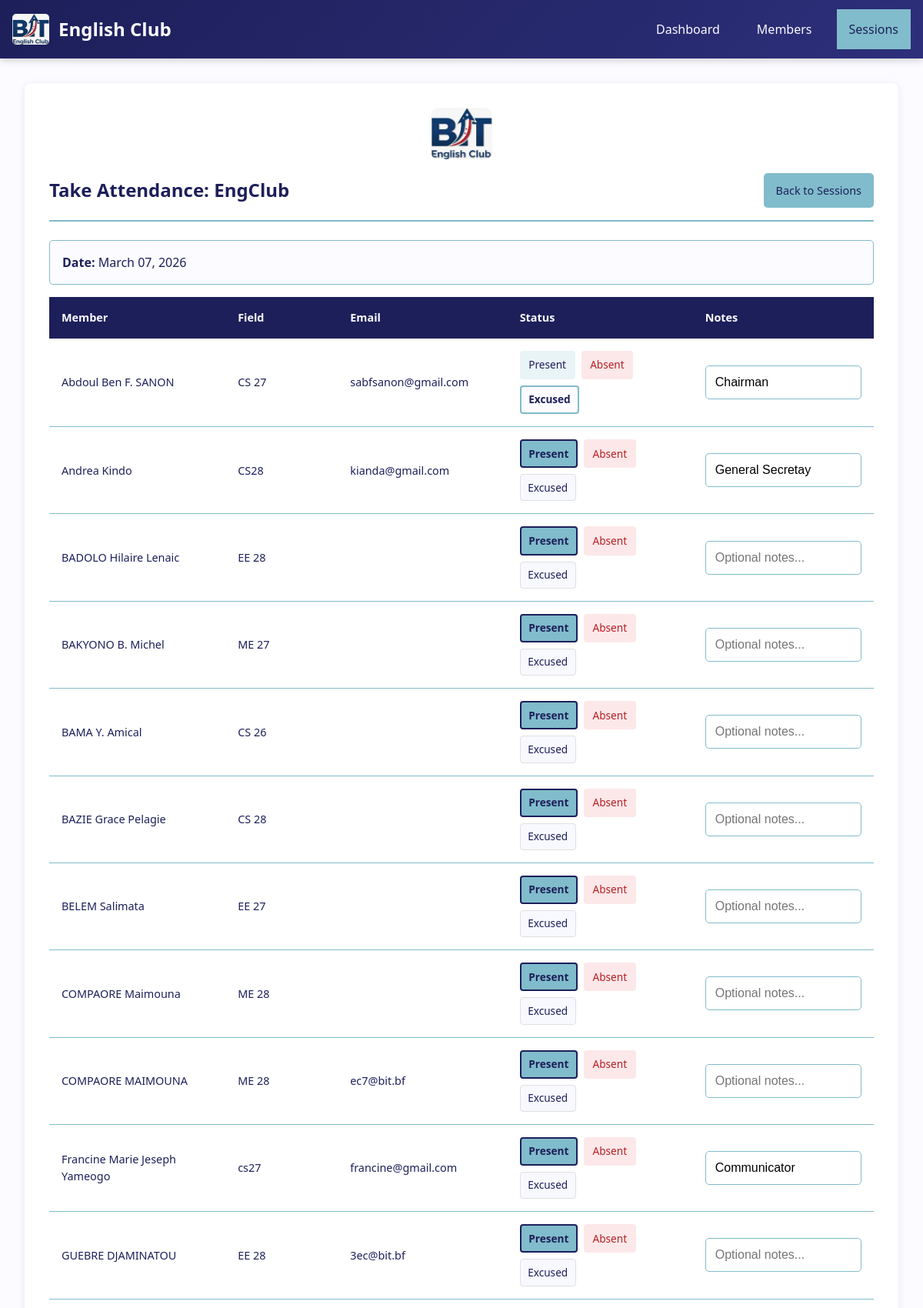
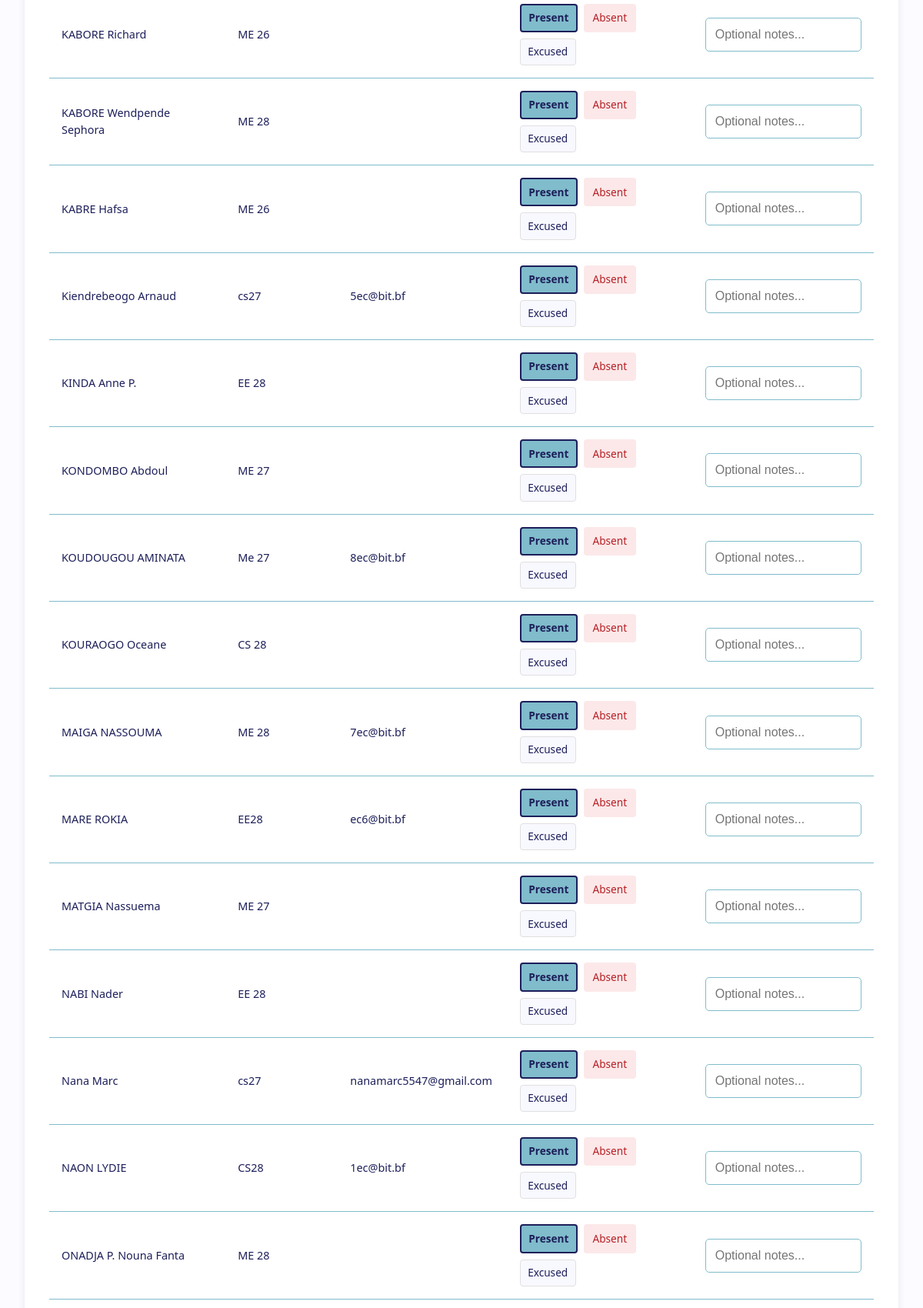
The page /?page=sessions&action=take&id=1 (upper part) on the database its author committed (2 pictures, top to bottom).
### tables this page shows
CREATE TABLE `attendance_sessions` (
  `id` int NOT NULL AUTO_INCREMENT,
  `session_date` date NOT NULL,
  `session_name` varchar(100) NOT NULL,
  `created_at` timestamp NULL DEFAULT CURRENT_TIMESTAMP,
  `session_time` time DEFAULT NULL,
  `session_team` varchar(100) DEFAULT NULL,
  PRIMARY KEY (`id`)
);

CREATE TABLE `members` (
  `id` int NOT NULL AUTO_INCREMENT,
  `name` varchar(100) NOT NULL,
  `field` varchar(100) NOT NULL,
  `phone` varchar(20) NOT NULL,
  `email` varchar(100) DEFAULT NULL,
  `created_at` timestamp NULL DEFAULT CURRENT_TIMESTAMP,
  `updated_at` timestamp NULL DEFAULT CURRENT_TIMESTAMP ON UPDATE CURRENT_TIMESTAMP,
  PRIMARY KEY (`id`),
  UNIQUE KEY `email` (`email`)
);

CREATE TABLE `attendance_records` (
  `id` int NOT NULL AUTO_INCREMENT,
  `session_id` int NOT NULL,
  `member_id` int NOT NULL,
  `status` enum('present','absent','excused') DEFAULT 'present',
  `notes` text,
  PRIMARY KEY (`id`),
  UNIQUE KEY `unique_session_member` (`session_id`,`member_id`),
  KEY `member_id` (`member_id`),
  CONSTRAINT `attendance_records_ibfk_1` FOREIGN KEY (`session_id`) REFERENCES `attendance_sessions` (`id`) ON DELETE CASCADE,
  CONSTRAINT `attendance_records_ibfk_2` FOREIGN KEY (`member_id`) REFERENCES `members` (`id`) ON DELETE CASCADE
);

### controllers/AttendanceController.php (called while the page is built, shortened)
<?php
require_once __DIR__ . '/../models/AttendanceSession.php';
require_once __DIR__ . '/../models/AttendanceRecord.php';
require_once __DIR__ . '/../models/Member.php';
class AttendanceController {
    private $sessionModel;
    private $recordModel;
    private $memberModel;
    public function __construct() {
        $this->sessionModel = new AttendanceSession();
        $this->recordModel = new AttendanceRecord();
        $this->memberModel = new Member();
    }
    public function takeAttendance($sessionId) {
        $session = $this->sessionModel->getById($sessionId);
        $members = $this->memberModel->getAll();
        $records = $this->recordModel->getBySession($sessionId);
        $attendanceRecords = [];
        foreach ($records as $record) {
            $attendanceRecords[$record['member_id']] = $record;
        }
        return [
            'view' => 'views/sessions/take_attendance.php',
            'data' => [
                'session' => $session,
                'members' => $members,
                'attendanceRecords' => $attendanceRecords
            ]
        ];
    }
}

### config/database.php (called while the page is built, shortened)
<?php
class Database {
    private static $instance = null;
    private $connection;
    private $host = 'localhost';
    private $dbname = 'english_club';
    private $username = 'root';
    private $password = 'sabf2005';
    private $charset = 'utf8mb4';
    private function __construct() {
        $dsn = "mysql:host={$this->host};dbname={$this->dbname};charset={$this->charset}";
        $options = [
            PDO::ATTR_ERRMODE => PDO::ERRMODE_EXCEPTION,
            PDO::ATTR_DEFAULT_FETCH_MODE => PDO::FETCH_ASSOC,
            PDO::ATTR_EMULATE_PREPARES => false,
            PDO::ATTR_PERSISTENT => true,
        ];
        try {
            $this->connection = new PDO($dsn, $this->username, $this->password, $options);
        } catch (PDOException $e) {
            throw new PDOException("Database connection failed: " . $e->getMessage(), (int)$e->getCode());
        }
    }
    public static function getInstance() {
        if (self::$instance === null) {
            self::$instance = new self();
        }
        return self::$instance;
    }
    public function query($sql, $params = []) {
        try {
            $stmt = $this->connection->prepare($sql);
            $stmt->execute($params);
            return $stmt;
        } catch (PDOException $e) {
            throw new PDOException("Query failed: " . $e->getMessage(), (int)$e->getCode());
        }
    }
}

### models/AttendanceSession.php (called while the page is built, shortened)
<?php
require_once __DIR__ . '/../config/database.php';
class AttendanceSession {
    private $db;
    public function __construct() {
        $this->db = Database::getInstance();
    }
    public function getById($id) {
        $sql = "SELECT * FROM attendance_sessions WHERE id = ?";
        $stmt = $this->db->query($sql, [$id]);
        return $stmt->fetch();
    }
}

### models/Member.php (called while the page is built, shortened)
<?php
require_once __DIR__ . '/../config/database.php';
class Member {
    private $db;
    public function __construct() {
        $this->db = Database::getInstance();
    }
    public function getAll() {
        $sql = "SELECT * FROM members ORDER BY name ASC";
        $stmt = $this->db->query($sql);
        return $stmt->fetchAll();
    }
}

### models/AttendanceRecord.php (called while the page is built, shortened)
<?php
require_once __DIR__ . '/../config/database.php';
class AttendanceRecord {
    private $db;
    public function __construct() {
        $this->db = Database::getInstance();
    }
    public function getBySession($sessionId) {
        $sql = "SELECT
                    ar.*,
                    m.name,
                    m.field,
                    m.phone,
                    m.email
                FROM attendance_records ar
                JOIN members m ON ar.member_id = m.id
                WHERE ar.session_id = ?
                ORDER BY m.name ASC";
        $stmt = $this->db->query($sql, [$sessionId]);
        return $stmt->fetchAll();
    }
}

### views/sessions/take_attendance.php (the view, shortened to what this page needs)
<div class="card">
    <div class="take-attendance-logo">
        <img src="assets/logo_bit_en.jpg" alt="English Club Logo">
    </div>
    <div class="card-header">
        <h2 class="card-title">Take Attendance: <?= htmlspecialchars($session['session_name'] ?? '') ?></h2>
        <a href="?page=sessions" class="btn btn-secondary">Back to Sessions</a>
    </div>
    <div class="session-info">
        <strong>Date:</strong> <?= htmlspecialchars(date('F d, Y', strtotime($session['session_date'] ?? 'now'))) ?>
    </div>
    <?php if (empty($members)): ?>
        <div class="empty-state">
            <div class="empty-state-title">No Members Found</div>
            <div class="empty-state-description">
                You need to add members before you can take attendance. Create your first member to get started.
            </div>
            <div class="empty-state-action">
                <a href="?page=members&action=create" class="btn btn-primary">Add Members</a>
            </div>
        </div>
    <?php else: ?>
        <form method="POST" action="?page=sessions&action=save&id=<?= $session['id'] ?? 0 ?>" class="attendance-form">
            <div class="table-responsive">
                <table>
                    <thead>
                        <tr>
                            <th>Member</th>
                            <th>Field</th>
                            <th>Email</th>
                            <th>Status</th>
                            <th>Notes</th>
                        </tr>
                    </thead>
                    <tbody>
                        <?php foreach ($members as $member):
                            $existingRecord = $attendanceRecords[$member['id']] ?? null;
                        ?>
                            <tr>
                                <td><?= htmlspecialchars($member['name'] ?? '') ?></td>
                                <td><?= htmlspecialchars($member['field'] ?? '') ?></td>
                                <td><?= htmlspecialchars($member['email'] ?? '') ?></td>
                                <td>
                                    <div class="status-checkboxes">
                                        <label class="status-checkbox status-present">
                                            <span>Present</span>
                                        </label>
                                        <label class="status-checkbox status-absent">
                                            <span>Absent</span>
                                        </label>
                                        <label class="status-checkbox status-excused">
                                            <span>Excused</span>
                                        </label>
                                    </div>
                                </td>
                                <td>
                                    <input type="text"
                                           name="attendance[<?= $member['id'] ?>][notes]"
                                           class="form-control"
                                           placeholder="Optional notes..."
                                           value="<?= htmlspecialchars($existingRecord['notes'] ?? '') ?>">
                                </td>
                            </tr>
                        <?php endforeach; ?>
                    </tbody>
                </table>
            </div>
        </form>
    <?php endif; ?>
</div>

### assets/css/style.css (style rules this page uses)
*, *::before, *::after { box-sizing: border-box; }
body { font-family: 'Segoe UI', Tahoma, Geneva, Verdana, sans-serif; background-color: #FCFBFF; margin: 0; padding: 0; line-height: 1.5; color: #1D1F5A; }
.card { background: white; border-radius: 8px; box-shadow: 0 2px 10px rgba(29, 31, 90, 0.1); padding: 1rem; margin-bottom: 1rem; width: 100%; }
.card-header { display: flex; flex-direction: column; gap: 0.75rem; margin-bottom: 1rem; padding-bottom: 0.75rem; border-bottom: 2px solid #80BCCB; align-items: flex-start; }
.card-title { font-size: 1.25rem; color: #1D1F5A; margin: 0; }
.btn { padding: 0.75rem 1rem; border: none; border-radius: 5px; cursor: pointer; font-size: 0.9rem; text-decoration: none; display: inline-flex; align-items: center; justify-content: center; transition: all 0.3s; min-height: 44px; min-width: 44px; box-sizing: border-box; }
.btn-secondary { background: #80BCCB; color: #1D1F5A; }
.form-control { width: 100%; padding: 0.75rem; border: 1px solid #80BCCB; border-radius: 5px; font-size: 1rem; min-height: 44px; box-sizing: border-box; }
.table-responsive { overflow-x: auto; -webkit-overflow-scrolling: touch; margin: 0 -1rem; padding: 0 1rem; }
table { width: 100%; border-collapse: collapse; min-width: 600px; }
table th { background: #1D1F5A; color: #FCFBFF; padding: 0.75rem; text-align: left; font-size: 0.85rem; white-space: nowrap; }
table td { padding: 0.75rem; border-bottom: 1px solid #80BCCB; font-size: 0.9rem; }
.status-present { color: #1D1F5A; background-color: #80BCCB; padding: 0.2rem 0.5rem; border-radius: 3px; font-size: 0.8rem; }
.status-absent { color: #FCFBFF; background-color: #B61F24; padding: 0.2rem 0.5rem; border-radius: 3px; font-size: 0.8rem; }
.status-excused { color: #1D1F5A; background-color: #FCFBFF; border: 1px solid #80BCCB; padding: 0.2rem 0.5rem; border-radius: 3px; font-size: 0.8rem; }
.status-checkboxes { display: flex; flex-wrap: wrap; gap: 0.5rem; }
.status-checkbox { display: flex; align-items: center; gap: 0.25rem; cursor: pointer; padding: 0.4rem 0.6rem; border-radius: 4px; font-size: 0.85rem; transition: all 0.2s; border: 2px solid transparent; }
.status-checkbox span { user-select: none; }
.status-checkbox.status-present { background-color: #e8f4f6; color: #1D1F5A; }
.status-checkbox.status-present:has(input:checked) { background-color: #80BCCB; color: #1D1F5A; border-color: #1D1F5A; font-weight: 600; }
.status-checkbox.status-absent { background-color: #fce8e9; color: #B61F24; }
.status-checkbox.status-excused { background-color: #f8f8ff; color: #1D1F5A; border: 1px solid #e0e0e0; }
.status-checkbox.status-excused:has(input:checked) { background-color: #FCFBFF; color: #1D1F5A; border-color: #80BCCB; border-width: 2px; font-weight: 600; }
.status-checkbox input:checked + span { font-weight: 600; }
.session-info { margin-bottom: 1rem; padding: 1rem; background: #FCFBFF; border-radius: 5px; border: 1px solid #80BCCB; }
.take-attendance-logo { text-align: center; margin-bottom: 0.75rem; }
.take-attendance-logo img { max-width: 80px; height: auto; border-radius: 10px; }
@media (min-width: 768px) { .card { padding: 1.5rem; margin-bottom: 1.5rem; } }
@media (min-width: 768px) { .card-header { flex-direction: row; justify-content: space-between; align-items: center; margin-bottom: 1.5rem; padding-bottom: 1rem; } }
@media (min-width: 768px) { .card-title { font-size: 1.5rem; } }
@media (min-width: 1024px) { .card { padding: 2rem; margin-bottom: 2rem; } }
@media (min-width: 1024px) { table th, table td { padding: 1rem; } }
@media (min-width: 1024px) { table th { font-size: 0.9rem; } }

### rows shown on the page
attendance_sessions: session_name "EngClub", session_date "March 07, 2026"
members: name "Abdoul Ben F. SANON", field "CS 27", email "sabfsanon@gmail.com", id.notes "Chairman"
members: name "Andrea Kindo", field "CS28", email "kianda@gmail.com", id.notes "General Secretay"
members: name "BADOLO Hilaire Lenaic", field "EE 28"
members: name "BAKYONO B. Michel", field "ME 27"
members: name "BAMA Y. Amical", field "CS 26"
members: name "BAZIE Grace Pelagie", field "CS 28"
members: name "BELEM Salimata", field "EE 27"
members: name "COMPAORE Maimouna", field "ME 28"
members: name "COMPAORE MAIMOUNA", field "ME 28", email "ec7@bit.bf"
members: name "Francine Marie Jeseph Yameogo", field "cs27", email "francine@gmail.com", id.notes "Communicator"
members: name "GUEBRE DJAMINATOU", field "EE 28", email "3ec@bit.bf"
members: name "KABORE Richard", field "ME 26"
members: name "KABORE Wendpende Sephora", field "ME 28"
members: name "KABRE Hafsa", field "ME 26"
members: name "Kiendrebeogo Arnaud", field "cs27", email "5ec@bit.bf"
members: name "KINDA Anne P.", field "EE 28"
members: name "KONDOMBO Abdoul", field "ME 27"
members: name "KOUDOUGOU AMINATA", field "Me 27", email "8ec@bit.bf"
members: name "KOURAOGO Oceane", field "CS 28"
members: name "MAIGA NASSOUMA", field "ME 28", email "7ec@bit.bf"
members: name "MARE ROKIA", field "EE28", email "ec6@bit.bf"
members: name "MATGIA Nassuema", field "ME 27"
members: name "NABI Nader", field "EE 28"
members: name "Nana Marc", field "cs27", email "nanamarc5547@gmail.com"
members: name "NAON LYDIE", field "CS28", email "1ec@bit.bf"
members: name "ONADJA P. Nouna Fanta", field "ME 28"
